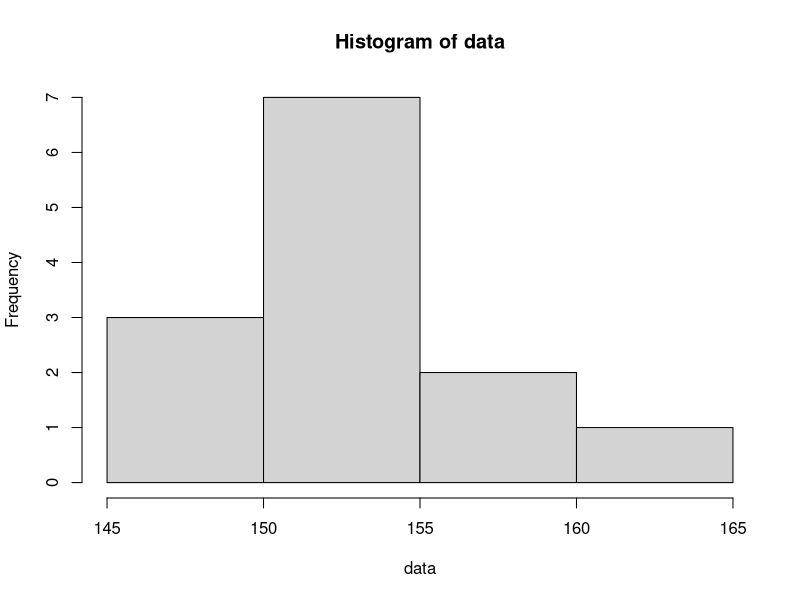
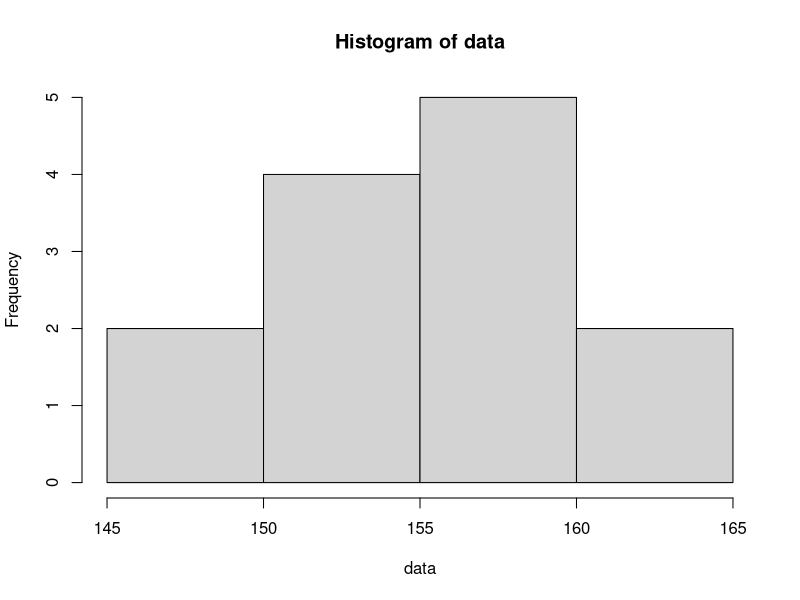
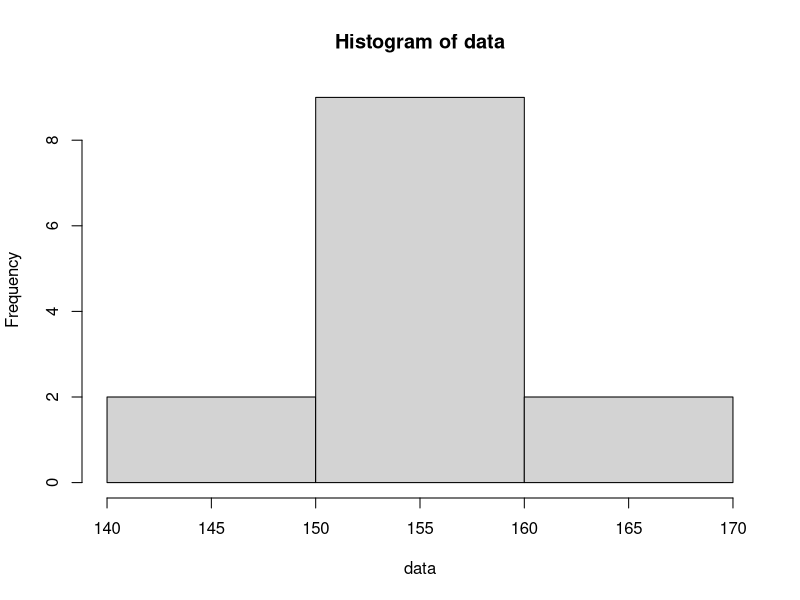
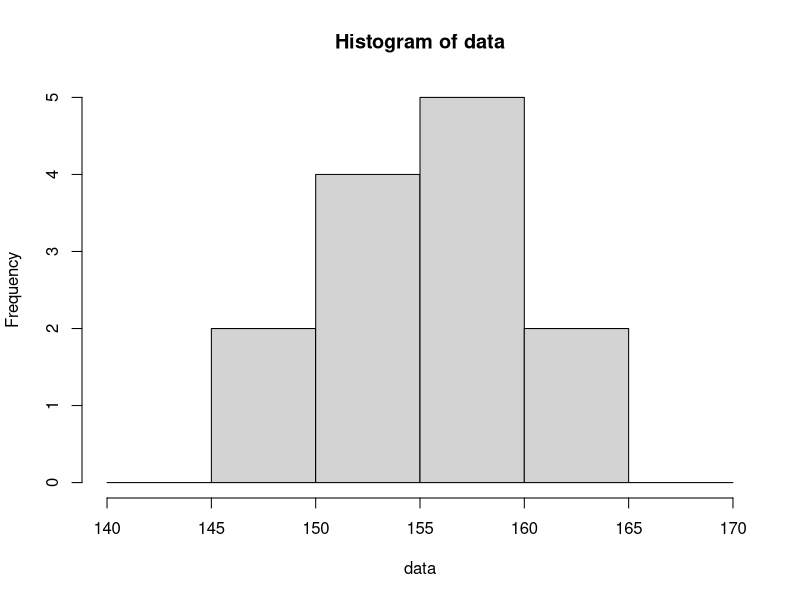
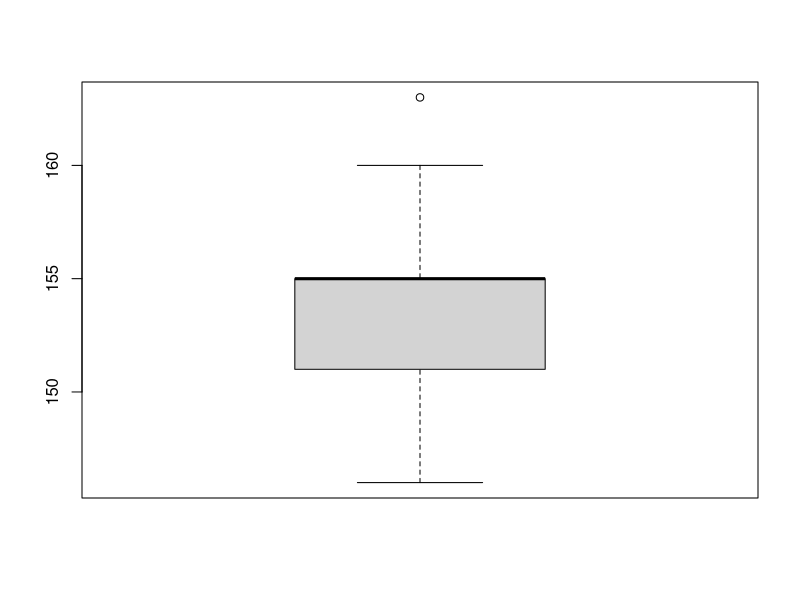

These figures' R source, in order:
data = c(150, 153, 155, 152, 146, 160, 155, 155, 146, 155, 163, 151, 159)
data

hist(data)

hist(data, right=FALSE)		# 오른쪽 값이 포함되지 않도록

hist(data, br=seq(140, 170, 10), right=FALSE)	# 구간 설정 + 10단위로 자르기

hist(data, br=seq(140, 170, 5), right=FALSE)	# 구간 설정

stem(data)		# 줄기잎그림

boxplot(data)		# 상자그림(진한선이 중위수 동그라미 값은 이상 값)

##################################################################

xbar = mean(data)	# 평균
xbar

med = median(data)	# 중위수
med

s2 = var(data)		# 분산
s2

std = sd(data)		# 표준편차
std

n = length(data)	# 자료수
n

cv = std / xbar	
cv
